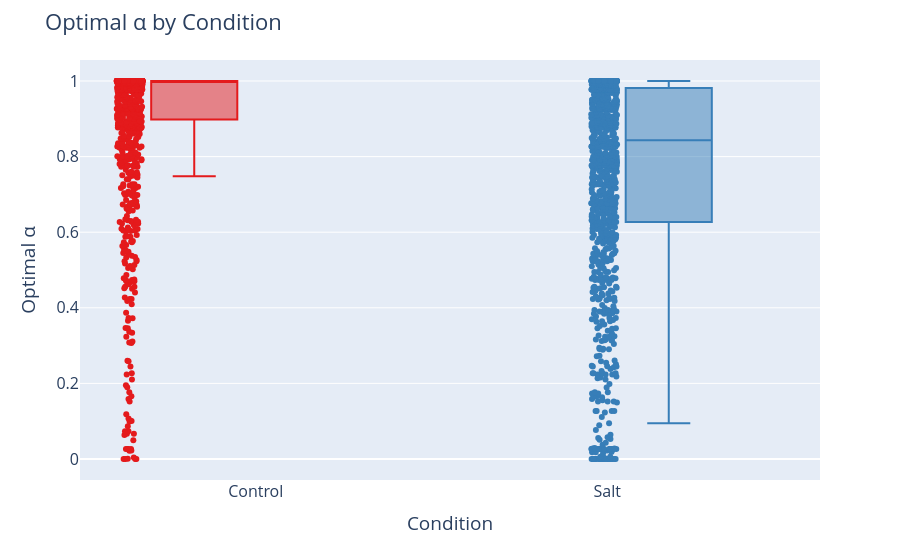

Notebook source saved alongside this figure:
### Code cell
# Base boxplot (like boxen, shows distribution)
fig = px.box(
    arbor_stats_df,
    x="condition label",
    y="min_alpha",
    color="condition label",                # hue
    points="all",                            # show all points like boxen
    color_discrete_sequence=px.colors.qualitative.Set1
)

# Layout tweaks
fig.update_layout(
    title="Optimal α by Condition",
    xaxis_title="Condition",
    yaxis_title="Optimal α",
    font=dict(size=16),
    boxmode="group",
    showlegend=False
)

fig.show()
fig.write_image("paper-figs/Salt-Control-Analysis/Optimal-alpha-by-condition.pdf")

### Figure 1 — Plotly figure (JSON) as saved in the notebook; plotly's stock layout.template omitted (floating-point values rounded to 4 significant figures; data arrays with more than 128 entries replaced by an {"elided": "..."} marker saying what was removed)
{"data": [{"alignmentgroup": "True", "boxpoints": "all", "hovertemplate": "condition label=%{x}<br>min_alpha=%{y}<extra></extra>", "legendgroup": "Control", "marker": {"color": "rgb(228,26,28)"}, "name": "Control", "notched": false, "offsetgroup": "Control", "orientation": "v", "showlegend": true, "type": "box", "x": {"elided": "1226 str values"}, "x0": " ", "xaxis": "x", "y": {"elided": "1226 float values"}, "y0": " ", "yaxis": "y"}, {"alignmentgroup": "True", "boxpoints": "all", "hovertemplate": "condition label=%{x}<br>min_alpha=%{y}<extra></extra>", "legendgroup": "Salt", "marker": {"color": "rgb(55,126,184)"}, "name": "Salt", "notched": false, "offsetgroup": "Salt", "orientation": "v", "showlegend": true, "type": "box", "x": {"elided": "1193 str values"}, "x0": " ", "xaxis": "x", "y": {"elided": "1193 float values"}, "y0": " ", "yaxis": "y"}], "layout": {"autosize": true, "boxmode": "group", "font": {"size": 16}, "legend": {"title": {"text": "condition label"}, "tracegroupgap": 0}, "margin": {"t": 60}, "showlegend": false, "title": {"text": "Optimal α by Condition"}, "xaxis": {"anchor": "y", "autorange": true, "categoryarray": ["Control", "Salt", null], "categoryorder": "array", "domain": [0, 1], "range": [-0.5, 1.605], "title": {"text": "Condition"}, "type": "category"}, "yaxis": {"anchor": "x", "autorange": true, "domain": [0, 1], "range": [-0.05556, 1.056], "title": {"text": "Optimal α"}, "type": "linear"}}}
